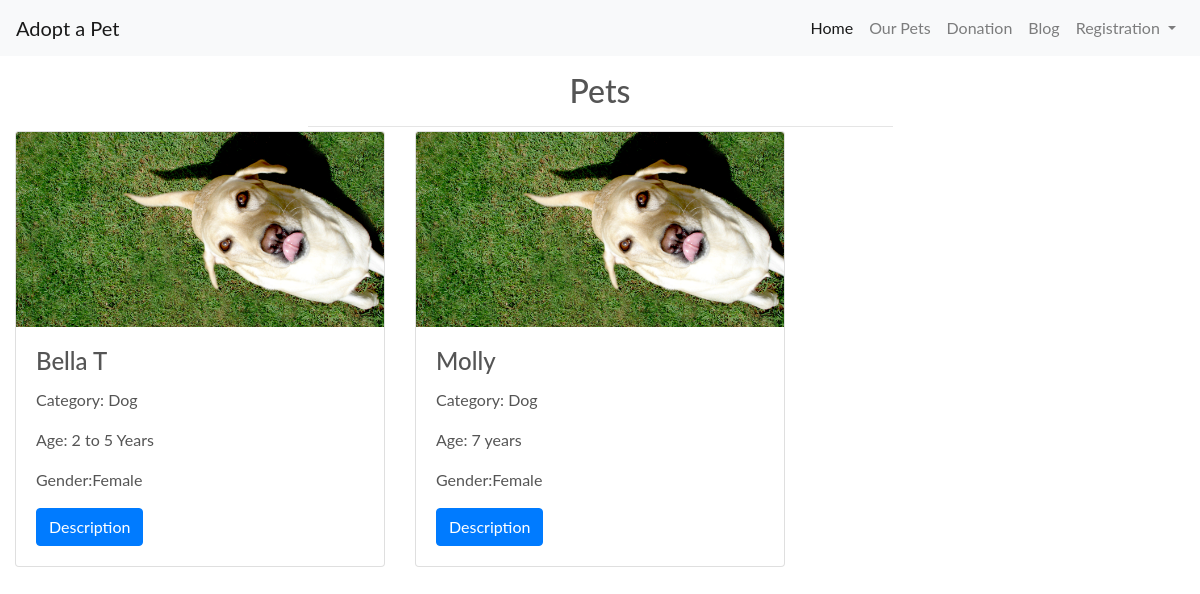
/pets/, run on the app's committed database.
### pets/models.py (models this page shows, shortened)
class Pet(models.Model):
    category = models.ForeignKey('Category', null=True, blank=True, on_delete=models.SET_NULL)
    name = models.CharField(max_length=254)
    gender = models.CharField(max_length=254)
    age = models.CharField(max_length=254)
    description = models.TextField()
    image_url = models.URLField(max_length=1024, null=True, blank=True)
    image = models.ImageField(null=True, blank=True)

class Category(models.Model):
    class Meta:
        verbose_name_plural = 'Categories'
    name = models.CharField(max_length=254)
    def __str__(self):
        return self.name

### pets/views.py (the view)
# urls.py: path('pets/', include('pets.urls')),
def pets(request):
    pets = Pet.objects.all()
    context = {
        'pets' : pets,
    }
    return render(request, 'pets/pets.html', context)

### pets/templates/pets/pets.html (shortened to what this page needs)
{% extends 'base.html'%}
{% load static %}
{% block content%}
 <div class="container-fluid">
        <div class="row">
            <div class="col text-center mt-3">
            <h2 class="logo-font">Pets</h2>
            <hr class="w-50 mb-1">
            </div>
        </div>
        <div class="row">
            {%for pet in pets%}
            <div class="col-md-4">
                <div class="card">
                    <img class="card-img-top" src="{{ pet.image.url }}" alt="Card image">
                    <div class="card-body">
                        <h4 class="card-title">{{ pet.name}}</h4>
                        <p class="card-text">Category: {{ pet.category }}</p>
                        <p class="card-text">Age: {{ pet.age }}</p>
                        <p class="card-text">Gender:{{ pet.gender }}</p>
                        <a href="{% url 'pet_desc' name=pet.name %}" class="btn btn-primary"> Description </a>
                    </div>
                </div>
            </div>
            {%endfor%}
        </div>
</div>
{% endblock %}

### static/css/base.css (style rules this page uses)
html { height: 100%; }
body { background: url('/media/background2.jpg') no-repeat center center fixed; background-size: cover; height: calc(100vh - 164px); color: #555; font-family: 'Lato'; }

### data on the page
Pet: image (picture), name "Bella T", category "Dog", age "2 to 5 Years", gender "Female"
Pet: image (picture), name "Molly", category "Dog", age "7 years", gender "Female"
